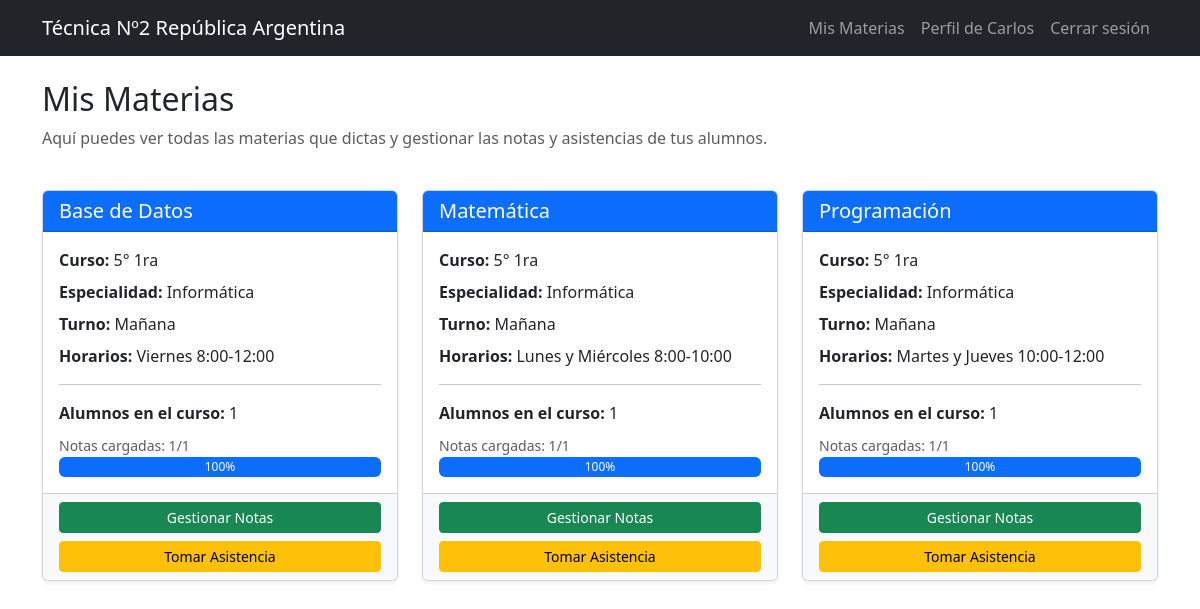
The app's page /mis_materias_profesor.php (signed in) with its own data.
### tables this page shows
CREATE TABLE `materias` (
  `ID` int(11) NOT NULL,
  `ID_Curso` int(11) NOT NULL,
  `DNI_Profesor` int(11) NOT NULL,
  `Nombre` varchar(255) NOT NULL,
  `Horarios` varchar(255) NOT NULL,
  `Estado` tinyint(1) NOT NULL DEFAULT 1
);

CREATE TABLE `cursos` (
  `ID` int(11) NOT NULL,
  `DNI_Preceptor` int(11) NOT NULL,
  `DNI_Alumno` int(11) NOT NULL,
  `Turno` enum('Mañana','Tarde','Noche') NOT NULL,
  `Grupo` varchar(255) NOT NULL,
  `Anio` int(4) NOT NULL,
  `Division` varchar(10) NOT NULL,
  `Especialidad` varchar(255) NOT NULL,
  `Estado` tinyint(1) NOT NULL DEFAULT 1
);

### mis_materias_profesor.php (the view, shortened to what this page needs)
<?php
include('./public/header.php');
$dni_profesor = $_SESSION['DNI'];
?>
<!DOCTYPE html>
<html lang="es">
<head>
</head>
<body>
    <div class="container mt-4">
        <h2>Mis Materias</h2>
        <p class="text-muted">Aquí puedes ver todas las materias que dictas y gestionar las notas y asistencias de tus alumnos.</p>
        <br>
        <?php
        $query_materias = "SELECT materias.ID, materias.Nombre, materias.Horarios,
                          cursos.Anio, cursos.Division, cursos.Especialidad, cursos.Turno,
                          COUNT(DISTINCT notas.dni_alumno) as alumnos_con_notas,
                          (SELECT COUNT(*) FROM cursos AS cursos2
                           WHERE cursos2.Anio = cursos.Anio
                           AND cursos2.Division = cursos.Division
                           AND cursos2.Especialidad = cursos.Especialidad
                           AND cursos2.Turno = cursos.Turno
                           AND cursos2.Estado = 1) as total_alumnos
                          FROM materias
                          INNER JOIN cursos ON materias.ID_Curso = cursos.ID
                          LEFT JOIN notas ON materias.ID = notas.id_materia
                          WHERE materias.DNI_Profesor = '$dni_profesor' AND materias.Estado = 1
                          GROUP BY materias.ID, materias.Nombre, materias.Horarios,
                                   cursos.Anio, cursos.Division, cursos.Especialidad, cursos.Turno
                          ORDER BY cursos.Anio, cursos.Division, materias.Nombre";
        $result_materias = mysqli_query($CONN, $query_materias);
        if (mysqli_num_rows($result_materias) > 0) {
            echo "<div class='row'>";
            while ($materia = mysqli_fetch_assoc($result_materias)) {
                echo "<div class='col-md-6 col-lg-4 mb-4'>";
                echo "<div class='card h-100 shadow-sm'>";
                echo "<div class='card-header bg-primary text-white'>";
                echo "<h5 class='mb-0'>" . htmlspecialchars($materia['Nombre']) . "</h5>";
                echo "</div>";
                echo "<div class='card-body'>";
                echo "<p class='mb-2'><strong>Curso:</strong> " . htmlspecialchars($materia['Anio'] . "° " . $materia['Division']) . "</p>";
                echo "<p class='mb-2'><strong>Especialidad:</strong> " . htmlspecialchars($materia['Especialidad']) . "</p>";
                echo "<p class='mb-2'><strong>Turno:</strong> " . htmlspecialchars($materia['Turno']) . "</p>";
                echo "<p class='mb-2'><strong>Horarios:</strong> " . htmlspecialchars($materia['Horarios']) . "</p>";
                echo "<hr>";
                echo "<p class='mb-2'><strong>Alumnos en el curso:</strong> " . $materia['total_alumnos'] . "</p>";
                $porcentaje = $materia['total_alumnos'] > 0 ?
                    round(($materia['alumnos_con_notas'] / $materia['total_alumnos']) * 100) : 0;
                echo "<small class='text-muted'>Notas cargadas: " . $materia['alumnos_con_notas'] . "/" . $materia['total_alumnos'] . "</small>";
                echo "<div class='progress' style='height: 20px;'>";
                echo "<div class='progress-bar' role='progressbar' style='width: {$porcentaje}%' aria-valuenow='{$porcentaje}' aria-valuemin='0' aria-valuemax='100'>{$porcentaje}%</div>";
                echo "</div>";
                echo "</div>";
                echo "<div class='card-footer bg-light'>";
                echo "<a href='gestionar_notas.php?id_materia=" . $materia['ID'] . "' class='btn btn-success btn-sm w-100 mb-2'>Gestionar Notas</a>";
                echo "<a href='gestionar_asistencia.php?id_materia=" . $materia['ID'] . "' class='btn btn-warning btn-sm w-100'>Tomar Asistencia</a>";
                echo "</div>";
                echo "</div>";
                echo "</div>";
            }
            echo "</div>";
        } else {
            echo "<div class='alert alert-info'>";
            echo "No tienes materias asignadas actualmente. Si crees que esto es un error, contacta con la administración.";
            echo "</div>";
        }
        ?>
    </div>
</body>
</html>

### records on screen
materias: Nombre "Base de Datos", ID_Curso.Division "5° 1ra", ID_Curso.Especialidad "Informática", ID_Curso.Turno "Mañana", Horarios "Viernes 8:00-12:00", total_alumnos "1", alumnos_con_notas "1", porcentaje "100"
materias: Nombre "Matemática", ID_Curso.Division "5° 1ra", ID_Curso.Especialidad "Informática", ID_Curso.Turno "Mañana", Horarios "Lunes y Miércoles 8:00-10:00", total_alumnos "1", alumnos_con_notas "1", porcentaje "100"
materias: Nombre "Programación", ID_Curso.Division "5° 1ra", ID_Curso.Especialidad "Informática", ID_Curso.Turno "Mañana", Horarios "Martes y Jueves 10:00-12:00", total_alumnos "1", alumnos_con_notas "1", porcentaje "100"

### other values on screen
$_SESSION['nombre1'] "Carlos"
